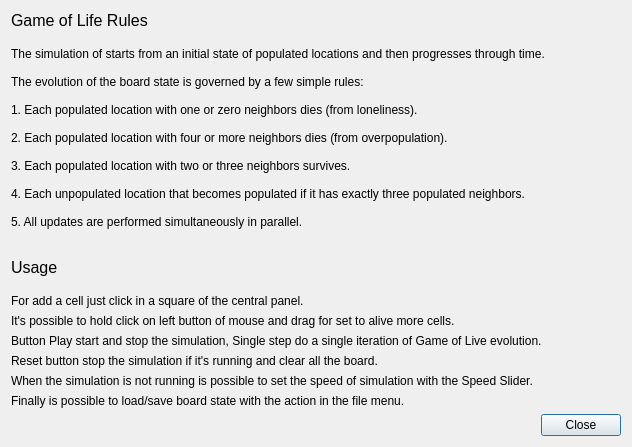
<?xml version="1.0" encoding="UTF-8"?>
<ui version="4.0">
 <class>Rules</class>
 <widget class="QDialog" name="Rules">
  <property name="geometry">
   <rect>
    <x>0</x>
    <y>0</y>
    <width>632</width>
    <height>447</height>
   </rect>
  </property>
  <property name="windowTitle">
   <string>Rules</string>
  </property>
  <property name="sizeGripEnabled">
   <bool>false</bool>
  </property>
  <layout class="QVBoxLayout" name="verticalLayout">
   <item>
    <widget class="QLabel" name="label_2">
     <property name="font">
      <font>
       <pointsize>12</pointsize>
      </font>
     </property>
     <property name="text">
      <string>Game of Life Rules</string>
     </property>
    </widget>
   </item>
   <item>
    <spacer name="verticalSpacer_2">
     <property name="orientation">
      <enum>Qt::Vertical</enum>
     </property>
     <property name="sizeHint" stdset="0">
      <size>
       <width>20</width>
       <height>40</height>
      </size>
     </property>
    </spacer>
   </item>
   <item>
    <widget class="QLabel" name="label">
     <property name="text">
      <string>The simulation of starts from an initial state of populated locations and then progresses through time.

The evolution of the board state is governed by a few simple rules:

1. Each populated location with one or zero neighbors dies (from loneliness).

2. Each populated location with four or more neighbors dies (from overpopulation).

3. Each populated location with two or three neighbors survives.

4. Each unpopulated location that becomes populated if it has exactly three populated neighbors.

5. All updates are performed simultaneously in parallel.</string>
     </property>
    </widget>
   </item>
   <item>
    <spacer name="verticalSpacer_4">
     <property name="orientation">
      <enum>Qt::Vertical</enum>
     </property>
     <property name="sizeHint" stdset="0">
      <size>
       <width>20</width>
       <height>40</height>
      </size>
     </property>
    </spacer>
   </item>
   <item>
    <spacer name="verticalSpacer">
     <property name="orientation">
      <enum>Qt::Vertical</enum>
     </property>
     <property name="sizeHint" stdset="0">
      <size>
       <width>20</width>
       <height>40</height>
      </size>
     </property>
    </spacer>
   </item>
   <item>
    <widget class="QLabel" name="label_3">
     <property name="font">
      <font>
       <pointsize>12</pointsize>
      </font>
     </property>
     <property name="text">
      <string>Usage</string>
     </property>
    </widget>
   </item>
   <item>
    <spacer name="verticalSpacer_3">
     <property name="orientation">
      <enum>Qt::Vertical</enum>
     </property>
     <property name="sizeHint" stdset="0">
      <size>
       <width>20</width>
       <height>40</height>
      </size>
     </property>
    </spacer>
   </item>
   <item>
    <widget class="QLabel" name="label_4">
     <property name="text">
      <string>For add a cell just click in a square of the central panel.</string>
     </property>
    </widget>
   </item>
   <item>
    <widget class="QLabel" name="label_9">
     <property name="text">
      <string>It's possible to hold click on left button of mouse and drag for set to alive more cells. </string>
     </property>
    </widget>
   </item>
   <item>
    <widget class="QLabel" name="label_5">
     <property name="text">
      <string>Button Play start and stop the simulation, Single step do a single iteration of Game of Live evolution.</string>
     </property>
    </widget>
   </item>
   <item>
    <widget class="QLabel" name="label_6">
     <property name="text">
      <string>Reset button stop the simulation if it's running and clear all the board.</string>
     </property>
    </widget>
   </item>
   <item>
    <widget class="QLabel" name="label_7">
     <property name="text">
      <string>When the simulation is not running is possible to set the speed of simulation with the Speed Slider.</string>
     </property>
    </widget>
   </item>
   <item>
    <widget class="QLabel" name="label_8">
     <property name="text">
      <string>Finally is possible to load/save board state with the action in the file menu.</string>
     </property>
    </widget>
   </item>
   <item>
    <widget class="QDialogButtonBox" name="buttonBox">
     <property name="orientation">
      <enum>Qt::Horizontal</enum>
     </property>
     <property name="standardButtons">
      <set>QDialogButtonBox::Close</set>
     </property>
    </widget>
   </item>
  </layout>
 </widget>
 <resources/>
 <connections>
  <connection>
   <sender>buttonBox</sender>
   <signal>accepted()</signal>
   <receiver>Rules</receiver>
   <slot>accept()</slot>
   <hints>
    <hint type="sourcelabel">
     <x>248</x>
     <y>254</y>
    </hint>
    <hint type="destinationlabel">
     <x>157</x>
     <y>274</y>
    </hint>
   </hints>
  </connection>
  <connection>
   <sender>buttonBox</sender>
   <signal>rejected()</signal>
   <receiver>Rules</receiver>
   <slot>reject()</slot>
   <hints>
    <hint type="sourcelabel">
     <x>316</x>
     <y>260</y>
    </hint>
    <hint type="destinationlabel">
     <x>286</x>
     <y>274</y>
    </hint>
   </hints>
  </connection>
 </connections>
</ui>
